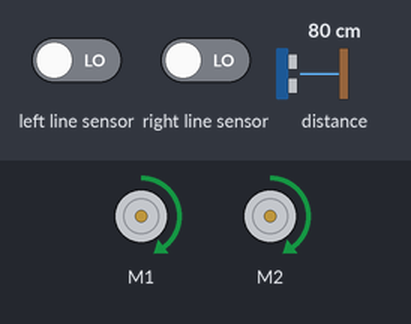
Recording of a program running on a simulated BBC micro:bit (MakeCode). On the bench: 2 × DC motor (green arrow = forward, orange = backward, longer = faster). The test bench sets the inputs (shaded band); at power-on: distance to the obstacle 80 cm, left line sensor LOW, right line sensor LOW.

Above: at 1.2 s.
1.3 s: distance to the obstacle set to 8 cm
2.8 s: distance to the obstacle set to 5 cm
At 3.1 s:
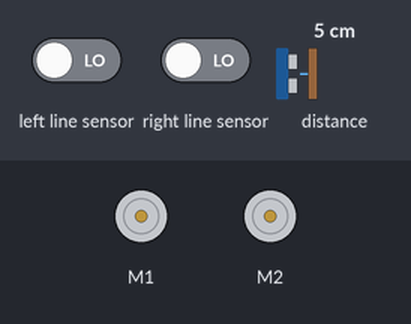
4.3 s: distance to the obstacle set to 9 cm
At 5.0 s:
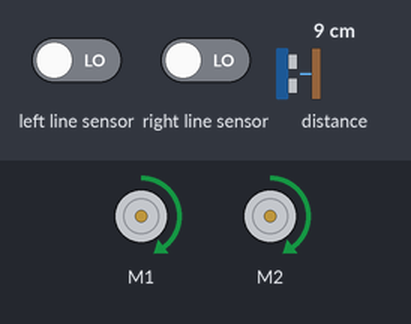
5.8 s: left line sensor driven HIGH
At 6.5 s:
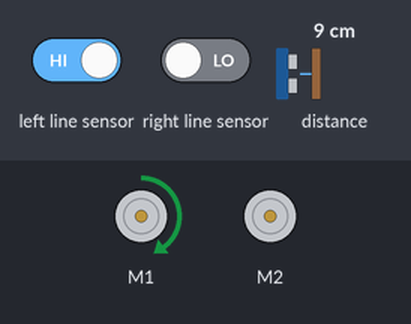
7.3 s: left line sensor driven LOW
At 8.5 s:
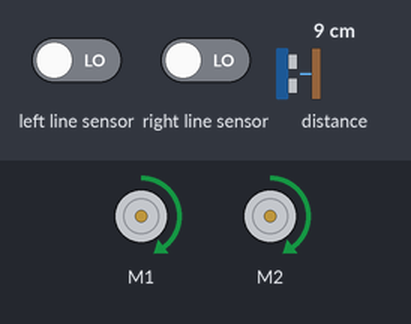
8.8 s: right line sensor driven HIGH
At 10.1 s:
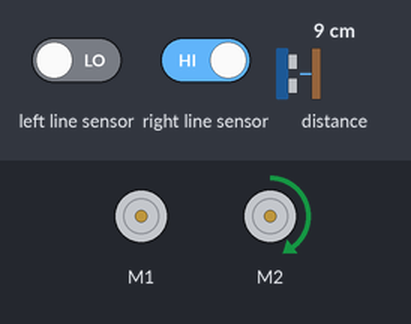
Timing chart, 0 to 11.3 s (numbered marks = the images above; inputs shaded):
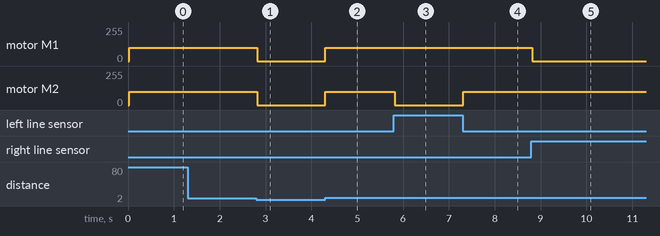

The program:

main.ts
```typescript
basic.forever(function () {
    if (maqueen.Ultrasonic(PingUnit.Centimeters) <= 6 && maqueen.Ultrasonic(PingUnit.Centimeters) != 0) {
        maqueen.motorStop(maqueen.Motors.All)
    } else {
        if (maqueen.readPatrol(maqueen.Patrol.PatrolLeft) == 0 && maqueen.readPatrol(maqueen.Patrol.PatrolRight) == 0) {
            maqueen.motorRun(maqueen.Motors.All, maqueen.Dir.CW, 100)
        } else if (maqueen.readPatrol(maqueen.Patrol.PatrolLeft) == 1 && maqueen.readPatrol(maqueen.Patrol.PatrolRight) == 0) {
            maqueen.motorRun(maqueen.Motors.M1, maqueen.Dir.CW, 100)
            maqueen.motorRun(maqueen.Motors.M2, maqueen.Dir.CW, 0)
        } else if (maqueen.readPatrol(maqueen.Patrol.PatrolLeft) == 0 && maqueen.readPatrol(maqueen.Patrol.PatrolRight) == 1) {
            maqueen.motorRun(maqueen.Motors.M1, maqueen.Dir.CW, 0)
            maqueen.motorRun(maqueen.Motors.M2, maqueen.Dir.CW, 100)
        }
    }
})
```

test.ts
```typescript
// テストはここに来ます。このパッケージが拡張機能として使用されるときにはコンパイルされません。
```

Measured:
- the behaviour switches between 7 and 6 cm on distance to the obstacle (found by bisection; images 0 and 1)
- after the input at 1.3 s, every drawn part: stays the same
- after the input at 2.8 s, motor M1, motor M2: forward 100/255 → stopped at once
- after the input at 4.3 s, motor M1, motor M2: stopped → forward 100/255 at once
- after the input at 5.8 s, motor M2: forward 100/255 → stopped at once
- after the input at 7.3 s, motor M2: stopped → forward 100/255 at once
- after the input at 8.8 s, motor M1: forward 100/255 → stopped at once
